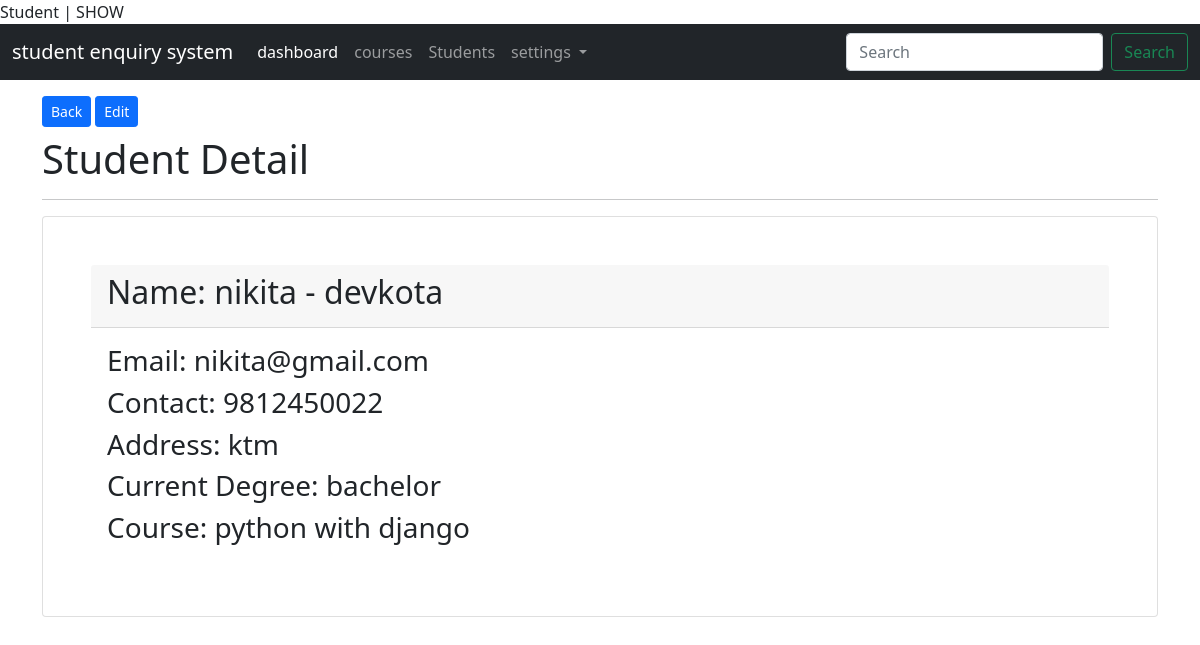
/students/show/1/ (signed in), run on the app's committed database.
### app_students/models.py (models this page shows, shortened)
class StudentModel(models.Model):
    first_name=models.CharField(max_length=200)
    middle_name=models.CharField(max_length=200,null=True,blank=True)
    last_name=models.CharField(max_length=200)
    email=models.EmailField(unique=True)
    contact=models.CharField(max_length=200)
    address=models.CharField(max_length=200)
    current_degree=models.CharField(max_length=200)
    profile_img=models.FileField(upload_to='students/profile/',null=True,blank=True)
    course=models.ForeignKey(CourseModel,on_delete=models.CASCADE)
    created_at=models.DateTimeField(auto_now_add=True)
    user=models.ForeignKey(User,on_delete=models.CASCADE)
    class Meta:
        db_table="tbl_students"

### app_courses/models.py (models this page shows, shortened)
class CourseModel(models.Model):
    course_name=models.CharField(max_length=200)
    course_code=models.CharField(max_length=100)
    class Meta:
        db_table="tbl_courses"

### app_students/views.py (the view)
# urls.py: path('show/<int:id>/',views.student_show, name='student-show'),
@login_required(login_url='/login')
def  student_show(request,id):
     student = StudentModel.objects.get(id=id)
     context = {"student":student}
     return render(request,'students/show.html',context)

### templates/students/show.html (shortened to what this page needs)
{% extends 'layouts/master.html' %}
{% block content %}
<div class="container">
    <a href="{% url 'student-index' %}" class="btn btn-primary btn-sm mt-3 mb-2">Back</a>
    <a href="{% url 'student-edit' student.id %}" class="btn btn-sm btn-primary mt-3 mb-2">Edit</a>
    <h1>Student Detail</h1>
    <hr>
    <div class="card p-5 mt-3">
        <div class="card-header">
            <h2>Name: {{ student.first_name }} {{ student.middle_name }} {{ student.last_name }}</h2>
        </div>
        <div class="card-body">
            <h3>Email: {{ student.email }}</h3>
            <h3>Contact: {{ student.contact }}</h3>
            <h3>Address: {{ student.address }}</h3>
            <h3>Current Degree: {{ student.current_degree }}</h3>
            <h3>Course: {{ student.course.course_name }}</h3>
        </div>
    </div>
</div>
{% endblock %}

### data on the page
StudentModel: first_name "nikita", middle_name "-", last_name "devkota", email "nikita@gmail.com", contact "9812450022", address "ktm", current_degree "bachelor", course.course_name "python with django"
